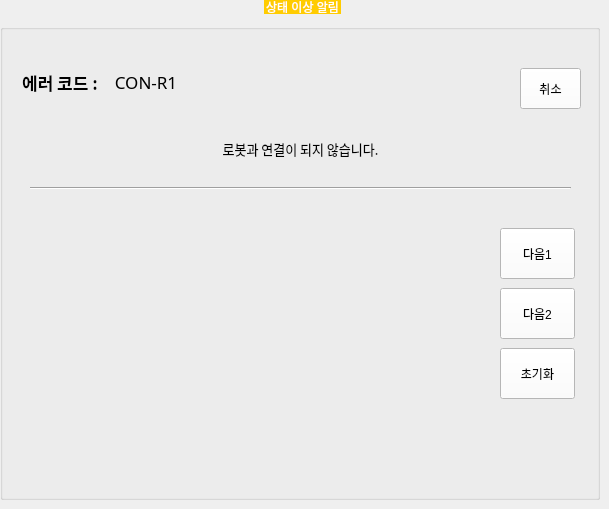
   <widget class="QWidget" name="PAGE_NOTICE">
    <widget class="QGroupBox" name="groupBox_4">
     <property name="geometry">
      <rect>
       <x>0</x>
       <y>0</y>
       <width>600</width>
       <height>500</height>
      </rect>
     </property>
     <property name="styleSheet">
      <string notr="true">QGroupBox  {
    margin-top: 10px;
	font: 20pt &quot;함초롬돋움&quot;;
}

QGroupBox::title  {
    subcontrol-origin: margin;
    subcontrol-position: top center;
    padding: 10px 8000px 10px 8000px;
    background-color: #FFCC00;
    color: rgb(255, 255, 255);
}
QComboBox{
	font: 10pt &quot;함초롬돋움&quot;;
	background-color: #ffffff
}
QPushButton{
	font: 10pt &quot;함초롬돋움&quot;;
	background-color: #ffffff
}
QLineEdit{
	font: 10pt &quot;함초롬돋움&quot;;
	background-color: #ffffff
}
QListWidget{
	font: 10pt &quot;함초롬돋움&quot;;
	background-color: #ffffff
}
QCheckBox{
	font: 10pt &quot;함초롬돋움&quot;;
}



</string>
     </property>
     <property name="title">
      <string>상태 이상 알림</string>
     </property>
     <widget class="QStackedWidget" name="SW_INIT_5">
      <property name="geometry">
       <rect>
        <x>0</x>
        <y>58</y>
        <width>600</width>
        <height>441</height>
       </rect>
      </property>
      <property name="styleSheet">
       <string notr="true"/>
      </property>
      <property name="currentIndex">
       <number>0</number>
      </property>
      <widget class="QWidget" name="ERROR_CONNECTION_5">
       <widget class="QLabel" name="LB_ICE_ERROR_DETAIL_5">
        <property name="geometry">
         <rect>
          <x>30</x>
          <y>60</y>
          <width>541</width>
          <height>61</height>
         </rect>
        </property>
        <property name="font">
         <font>
          <family>함초롬돋움</family>
          <pointsize>10</pointsize>
         </font>
        </property>
        <property name="text">
         <string>로봇과 연결이 되지 않습니다.</string>
        </property>
        <property name="alignment">
         <set>Qt::AlignCenter</set>
        </property>
       </widget>
       <widget class="Line" name="line_5">
        <property name="geometry">
         <rect>
          <x>30</x>
          <y>120</y>
          <width>541</width>
          <height>20</height>
         </rect>
        </property>
        <property name="orientation">
         <enum>Qt::Horizontal</enum>
        </property>
       </widget>
       <widget class="QPushButton" name="BTN_INIT_CANCEL_5">
        <property name="geometry">
         <rect>
          <x>520</x>
          <y>10</y>
          <width>61</width>
          <height>41</height>
         </rect>
        </property>
        <property name="text">
         <string>취소</string>
        </property>
       </widget>
       <widget class="QStackedWidget" name="SW_INIT_CON_5">
        <property name="geometry">
         <rect>
          <x>10</x>
          <y>140</y>
          <width>581</width>
          <height>291</height>
         </rect>
        </property>
        <property name="currentIndex">
         <number>0</number>
        </property>
        <widget class="QWidget" name="ROBOT1_5">
         <widget class="QLabel" name="LB_ICE_ERROR_IMAGE_5">
          <property name="geometry">
           <rect>
            <x>20</x>
            <y>20</y>
            <width>450</width>
            <height>250</height>
           </rect>
          </property>
          <property name="text">
           <string/>
          </property>
          <property name="pixmap">
           <pixmap resource="resource.qrc">:/build/image/outlet_c.png</pixmap>
          </property>
          <property name="scaledContents">
           <bool>true</bool>
          </property>
          <property name="alignment">
           <set>Qt::AlignCenter</set>
          </property>
         </widget>
         <widget class="QPushButton" name="BTN_INIT_NEXT1_5">
          <property name="geometry">
           <rect>
            <x>490</x>
            <y>30</y>
            <width>75</width>
            <height>51</height>
           </rect>
          </property>
          <property name="text">
           <string>다음1</string>
          </property>
         </widget>
         <widget class="QPushButton" name="BTN_INIT_NEXT2_5">
          <property name="geometry">
           <rect>
            <x>490</x>
            <y>90</y>
            <width>75</width>
            <height>51</height>
           </rect>
          </property>
          <property name="text">
           <string>다음2</string>
          </property>
         </widget>
         <widget class="QPushButton" name="BTN_INIT_AGAIN_5">
          <property name="geometry">
           <rect>
            <x>490</x>
            <y>150</y>
            <width>75</width>
            <height>51</height>
           </rect>
          </property>
          <property name="text">
           <string>초기화</string>
          </property>
         </widget>
        </widget>
        <widget class="QWidget" name="ROBOT2_5"/>
       </widget>
       <widget class="QWidget" name="layoutWidget_4">
        <property name="geometry">
         <rect>
          <x>20</x>
          <y>10</y>
          <width>166</width>
          <height>28</height>
         </rect>
        </property>
        <layout class="QHBoxLayout" name="horizontalLayout_5">
         <item>
          <widget class="QLabel" name="label_5">
           <property name="font">
            <font>
             <family>함초롬돋움</family>
             <pointsize>13</pointsize>
             <weight>75</weight>
             <bold>true</bold>
            </font>
           </property>
           <property name="text">
            <string>에러 코드 :</string>
           </property>
           <property name="alignment">
            <set>Qt::AlignCenter</set>
           </property>
          </widget>
         </item>
         <item>
          <widget class="QLabel" name="LB_ICE_ERROR_CODE_5">
           <property name="font">
            <font>
             <family>함초롬돋움</family>
             <pointsize>13</pointsize>
            </font>
           </property>
           <property name="text">
            <string>CON-R1</string>
           </property>
           <property name="alignment">
            <set>Qt::AlignCenter</set>
           </property>
          </widget>
         </item>
        </layout>
       </widget>
      </widget>
      <widget class="QWidget" name="ERROR_ROBOT_5"/>
      <widget class="QWidget" name="ERROR_CON2NECTION_5"/>
     </widget>
    </widget>
   </widget>
